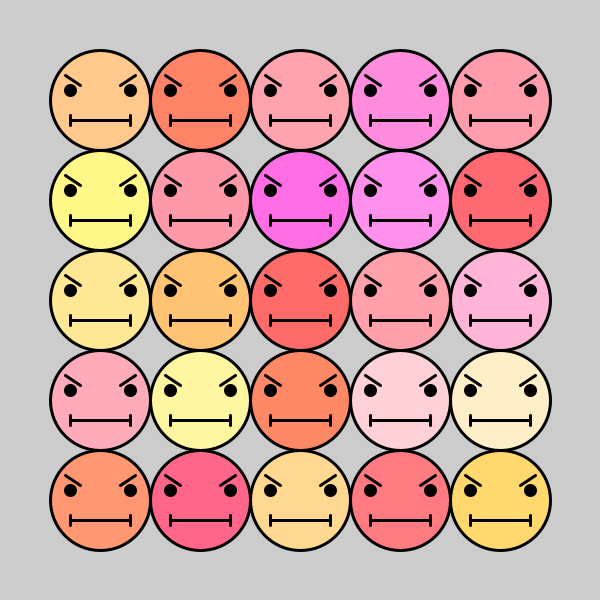
Frame 1 (no input)
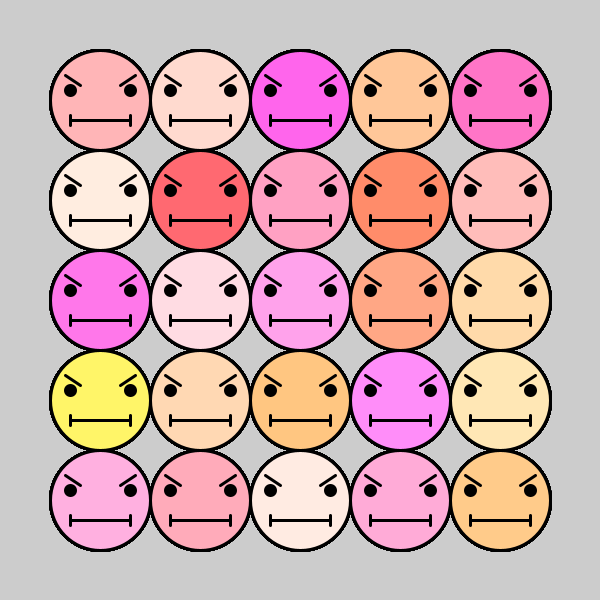
Frame 60 (the mouse pressed at the canvas centre just before this capture)
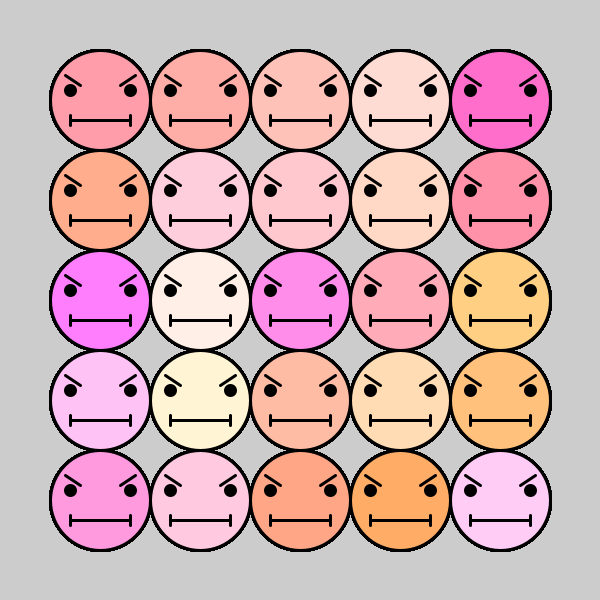
Frame 120 (the mouse held since frame 60 and released just before this capture)

The Processing sketch that drew these frames (run headless with seeded random() and noise(); from frame 60 on, the mouse is pressed at the canvas centre):

// Processing sketch: processing_73174
// ── processing_73174.pde

void setup() {
  size(600, 600);
}

void draw() {
  strokeWeight(3);
  smooth();
 
for (int x=1; x<6; x=x+1) {
  for (int y=1; y<6; y=y+1) {  
    face(x*100, y*100);
  }
}
}

void face (int x, int y) {
  
 
  float g = random(100,255);
  float b = random(100,255);
  
  fill(255, g, b);
  ellipse(x, y, 100, 100);

  fill(0);
  ellipse(x-30, y-10, 10, 10);
  ellipse(x+30, y-10, 10, 10);

  line(x-35, y-25, x-20, y-15);
  line(x+20, y-15, x+35, y-25);

  line(x-30, y+20, x+30, y+20);
  line(x-30, y+15, x-30, y+25);
  line(x+30, y+15, x+30, y+25);
}
